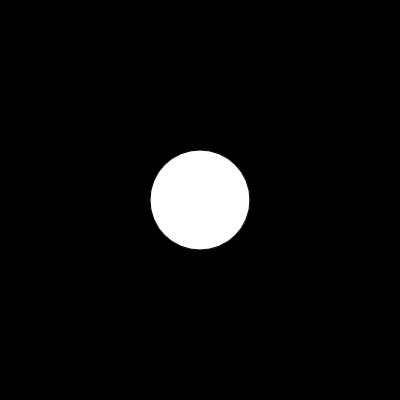
Frame 1 (no input)
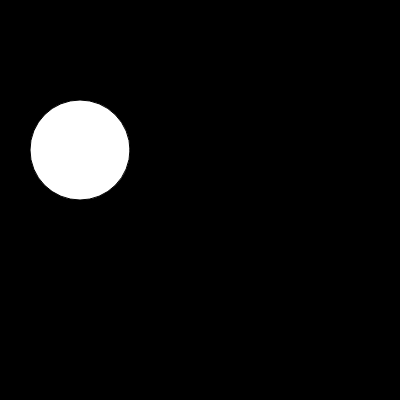
Frame 60 (no input)
Frame 120 (the mouse pressed at the canvas centre since frame 60): identical to frame 1, image omitted

The p5.js sketch that drew these frames (run headless with seeded random() and noise() and a simulated clock; from frame 60 on, the mouse is pressed at the canvas centre):

// p5.js sketch
// ── sketch.js

let rad = 50;
let dx=40,dy=50
let directionx=dx;
let directiony =dy;

let arr = [];

function setup() {
  createCanvas(400, 400);
  // while(!mouseIsPressed){
  //   //pass
  // }
  x=width/2;
  y=height/2;
  
}

function draw() {
  background(0);
  if (mouseIsPressed && mouseX <= width-rad && mouseX >= 0+rad && mouseY >= 0+ rad && mouseY <= height-rad){
    x=mouseX;
    y=mouseY;
    directionx = dx;
    directiony = dy;
  }
  fill(255)
  ellipse(x,y,rad*2);
  x+=directionx;
  y+=directiony;
  stroke(0);
  //line(x,y,x-directionx,y-directiony);
  
  if ((x >= width-rad)  ||  x <= (0+rad)){
    directionx = -directionx;
    
    //directiony = -directiony;
  }
  if ((y>= height-rad || y<=0+rad)){
    directiony = -directiony;
  }
}
